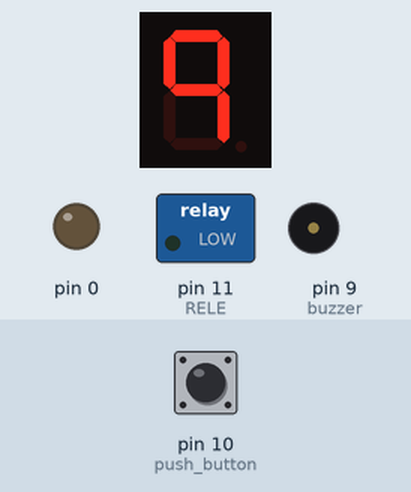
This sketch was run on a simulated Arduino Uno, built with avr-gcc and run on an emulated ATmega328P. On the bench: 1-digit seven-segment display, switched loads named in the sketch (green lamp = pin HIGH), output pins drawn as LEDs (lit = HIGH), buzzer (waves = sounding). Wiring (inferred from the names in the program): 1-digit 7-segment display, segments lit when HIGH: segments pin 2, pin 3, pin 4, pin 5, pin 6, pin 7, pin 8. The test bench sets the inputs (shaded band); at power-on: pin 10 (push_button) HIGH. The segment pins are drawn as the display they are named for; pins used as bus, display or sensor lines are not drawn.

Above: at 0.1 s.
At 10.6 s:
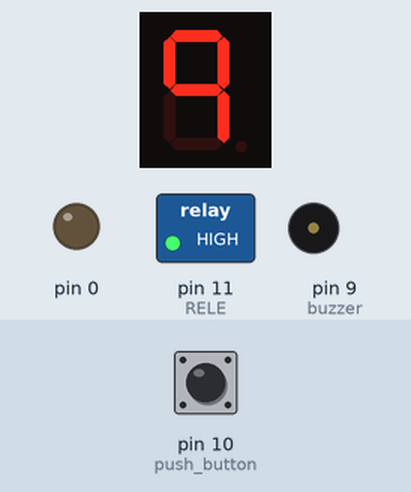
At 20.6 s:
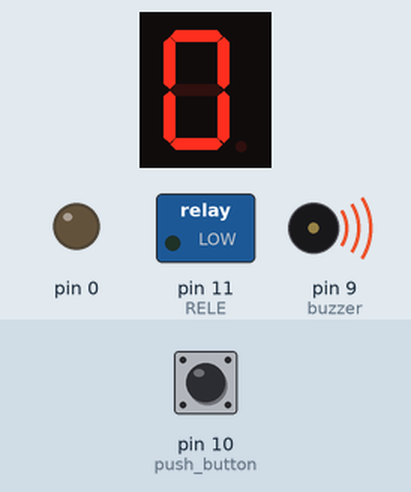
At 38.6 s:
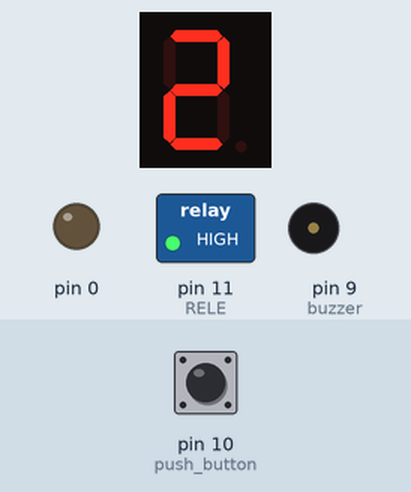
Timing chart, 0 to 40.0 s (numbered marks = the images above):
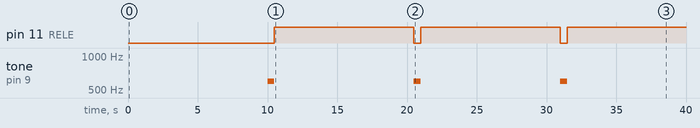

The sketch:

Codigo_Practica_5_PIII.ino
```cpp
/*
   Fundacion Kinal
   Centro educativo tecnico laboral Kinal
   Quinto perito
   Quinto electronica
   Codigo Tecnico: EB5AV
   Curso: Taller de electronica digital y reparacion de computadoras I
   Proyecto: Parte III
   Dev: Diego Emanuel Yos Pinzón
   Fecha: 10 de Mayo

*/


#define push_button 10
#define buzzer 9
#define RELE 11

const int A = 2;
const int B = 3;
const int C = 4;
const int D = 5;
const int E = 6;
const int F = 7;
const int G = 8;

const int N = 7;
const int SEGMENTOS[N] = {A,B,C,D,E,F,G};

//MATRIZ CATODO COMUN
const int DIGITOS[10][N] = {
  {1,1,1,1,1,1,0},
  {0,1,1,0,0,0,0},
  {1,1,0,1,1,0,1},
  {1,1,1,1,0,0,1},
  {0,1,1,0,0,1,1},
  {1,0,1,1,0,1,1},
  {1,0,1,1,1,1,1},
  {1,1,1,0,0,0,0},
  {1,1,1,1,1,1,1},
  {1,1,1,0,0,1,1}
};
const int ON = HIGH;


void setup()
{

  pinMode(push_button, INPUT);
  pinMode(buzzer, OUTPUT);
  pinMode(RELE, OUTPUT);
  for(int i = 9; i >= 0; i--) {
    pinMode(SEGMENTOS[i], OUTPUT);
    digitalWrite(SEGMENTOS[i], LOW);
  }
}

void print(int d){
  for(int i = 0; i < N; i++){
    digitalWrite(SEGMENTOS[i], DIGITOS[d][i]);
  }
}

void loop()
{
  while (digitalRead(push_button) == LOW);
  for(int i = 9; i >= 0; i--) {
    print(i);
    delay(1000);
    if(i == 0){
    tone(buzzer, 600 );
    digitalWrite(RELE, LOW);
    delay(500);
    noTone(buzzer);
    digitalWrite(RELE, HIGH);
    }

  }
}
```

Measured:
- by itself, pin 11 (RELE): alternates HIGH for 10.0 s and LOW for 0.50 s
- by itself, tone on pin 9 (buzzer): alternates 600 Hz for 0.50 s and silent for 10.0 s
- what the display in image 1 shows lasts 1.0 s, from 10.5 s to 11.5 s
- what the display in image 2 shows lasts 1.5 s, from 19.5 s to 21.0 s
